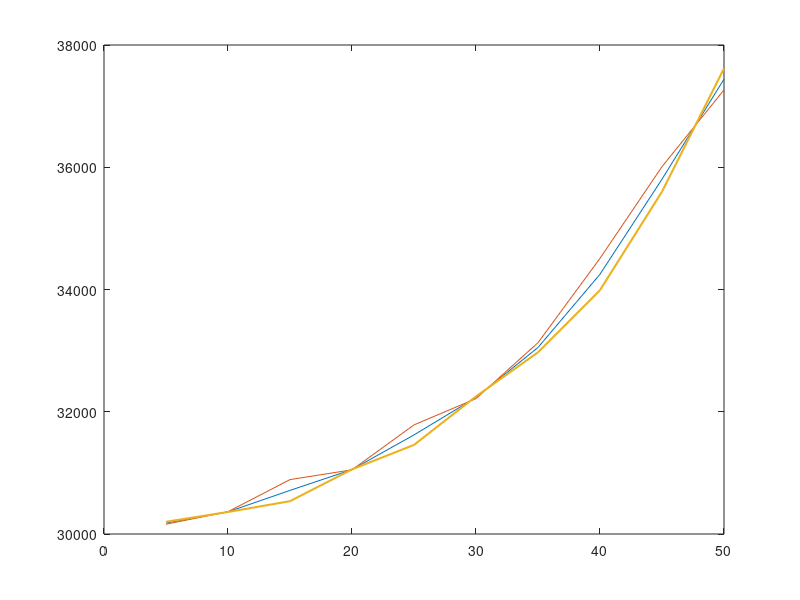
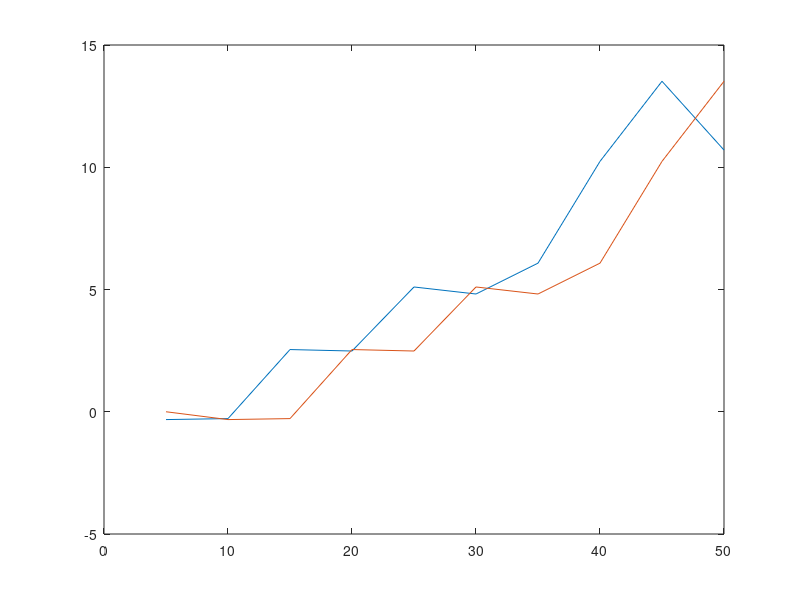

Here is the MATLAB script that generated these plots, in order:
%clear;
%clc;

alpha=0.5;
beta=0.4;
gamma=0.1;
t_samp=5; %track-to-track interval

%initialise values
x_init=30000;
v_init=40;
a_init=0;

z=load('abr.txt'); %measurements
n=size(z,2);
t=linspace(t_samp,t_samp*n,n); %time values

x=zeros(1,n); %range estimates of aircraft
v=zeros(1,n); %velocity estimates of aircraft
a=zeros(1,n); %acceleration estimates of aircraft


x_est=zeros(1,n); %range estimates of aircraft
v_est=zeros(1,n); %velocity estimates of aircraft
a_est=zeros(1,n); %acceleration estimates of aircraft

%Estimate initial values
x_temp=x_init+v_init*t_samp+a_init*t_samp*t_samp/2;
v_temp=v_init+a_init*t_samp;
a_temp=a_init;

for i = 1:n
    %Save temporary predicted estimates
    x_est(i)=x_temp;
    v_est(i)=v_temp;
    a_est(i)=a_temp;

    %State Extrapolation Equations:
        %x(i)=x_temp;
        %v(i)=v_temp;
        %a(i)=a_temp;

    %Present estimate after measurement
    x(i)=x_temp+alpha*(z(i)-x_temp);  
    v(i)=v_temp+beta*(z(i)-x_temp)/t_samp;
    a(i)=a_temp+2*gamma*(z(i)-x_temp)/t_samp/t_samp;
    
    x_temp=x(i)+v(i)*t_samp+a(i)*t_samp*t_samp/2;
    v_temp=v(i)+a(i)*t_samp;
    a_temp=a(i)
end

format shortG;
%format LONG E ;
[t./5;z;x;v;a;x_est;v_est;a_est] %#ok<NOPTS> 
figure
plot(t,x,t,z,t,x_est,'linewidth',1.5);
%figure
%plot(t,v,t,v_est);
figure
plot(t,a,t,a_est);
